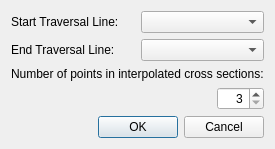
<?xml version="1.0" encoding="UTF-8"?>
<ui version="4.0">
 <class>GridCreatingConditionRiverSurvey15DRegionDialog</class>
 <widget class="QDialog" name="GridCreatingConditionRiverSurvey15DRegionDialog">
  <property name="geometry">
   <rect>
    <x>0</x>
    <y>0</y>
    <width>274</width>
    <height>147</height>
   </rect>
  </property>
  <property name="windowTitle">
   <string>Grid Creation</string>
  </property>
  <layout class="QVBoxLayout" name="verticalLayout_2">
   <item>
    <layout class="QHBoxLayout" name="horizontalLayout_4">
     <item>
      <layout class="QVBoxLayout" name="verticalLayout">
       <item>
        <layout class="QHBoxLayout" name="horizontalLayout_2">
         <item>
          <widget class="QLabel" name="startLabel">
           <property name="text">
            <string>Start Traversal Line:</string>
           </property>
          </widget>
         </item>
         <item>
          <widget class="QComboBox" name="startComboBox">
           <property name="minimumSize">
            <size>
             <width>111</width>
             <height>0</height>
            </size>
           </property>
          </widget>
         </item>
        </layout>
       </item>
       <item>
        <layout class="QHBoxLayout" name="horizontalLayout_3">
         <item>
          <widget class="QLabel" name="endLabel">
           <property name="text">
            <string>End Traversal Line:</string>
           </property>
          </widget>
         </item>
         <item>
          <widget class="QComboBox" name="endComboBox">
           <property name="minimumSize">
            <size>
             <width>111</width>
             <height>0</height>
            </size>
           </property>
          </widget>
         </item>
        </layout>
       </item>
       <item>
        <widget class="QLabel" name="numberLabel">
         <property name="text">
          <string>Number of points in interpolated cross sections:</string>
         </property>
        </widget>
       </item>
       <item>
        <layout class="QHBoxLayout" name="horizontalLayout">
         <item>
          <spacer name="horizontalSpacer_2">
           <property name="orientation">
            <enum>Qt::Horizontal</enum>
           </property>
           <property name="sizeHint" stdset="0">
            <size>
             <width>40</width>
             <height>20</height>
            </size>
           </property>
          </spacer>
         </item>
         <item>
          <widget class="QSpinBox" name="numberSpinBox">
           <property name="alignment">
            <set>Qt::AlignRight|Qt::AlignTrailing|Qt::AlignVCenter</set>
           </property>
           <property name="minimum">
            <number>3</number>
           </property>
           <property name="maximum">
            <number>999</number>
           </property>
          </widget>
         </item>
        </layout>
       </item>
      </layout>
     </item>
     <item>
      <spacer name="horizontalSpacer">
       <property name="orientation">
        <enum>Qt::Horizontal</enum>
       </property>
       <property name="sizeHint" stdset="0">
        <size>
         <width>40</width>
         <height>20</height>
        </size>
       </property>
      </spacer>
     </item>
    </layout>
   </item>
   <item>
    <widget class="QDialogButtonBox" name="buttonBox">
     <property name="orientation">
      <enum>Qt::Horizontal</enum>
     </property>
     <property name="standardButtons">
      <set>QDialogButtonBox::Cancel|QDialogButtonBox::Ok</set>
     </property>
    </widget>
   </item>
  </layout>
 </widget>
 <resources/>
 <connections>
  <connection>
   <sender>buttonBox</sender>
   <signal>accepted()</signal>
   <receiver>GridCreatingConditionRiverSurvey15DRegionDialog</receiver>
   <slot>accept()</slot>
   <hints>
    <hint type="sourcelabel">
     <x>248</x>
     <y>254</y>
    </hint>
    <hint type="destinationlabel">
     <x>157</x>
     <y>274</y>
    </hint>
   </hints>
  </connection>
  <connection>
   <sender>buttonBox</sender>
   <signal>rejected()</signal>
   <receiver>GridCreatingConditionRiverSurvey15DRegionDialog</receiver>
   <slot>reject()</slot>
   <hints>
    <hint type="sourcelabel">
     <x>316</x>
     <y>260</y>
    </hint>
    <hint type="destinationlabel">
     <x>286</x>
     <y>274</y>
    </hint>
   </hints>
  </connection>
 </connections>
</ui>
